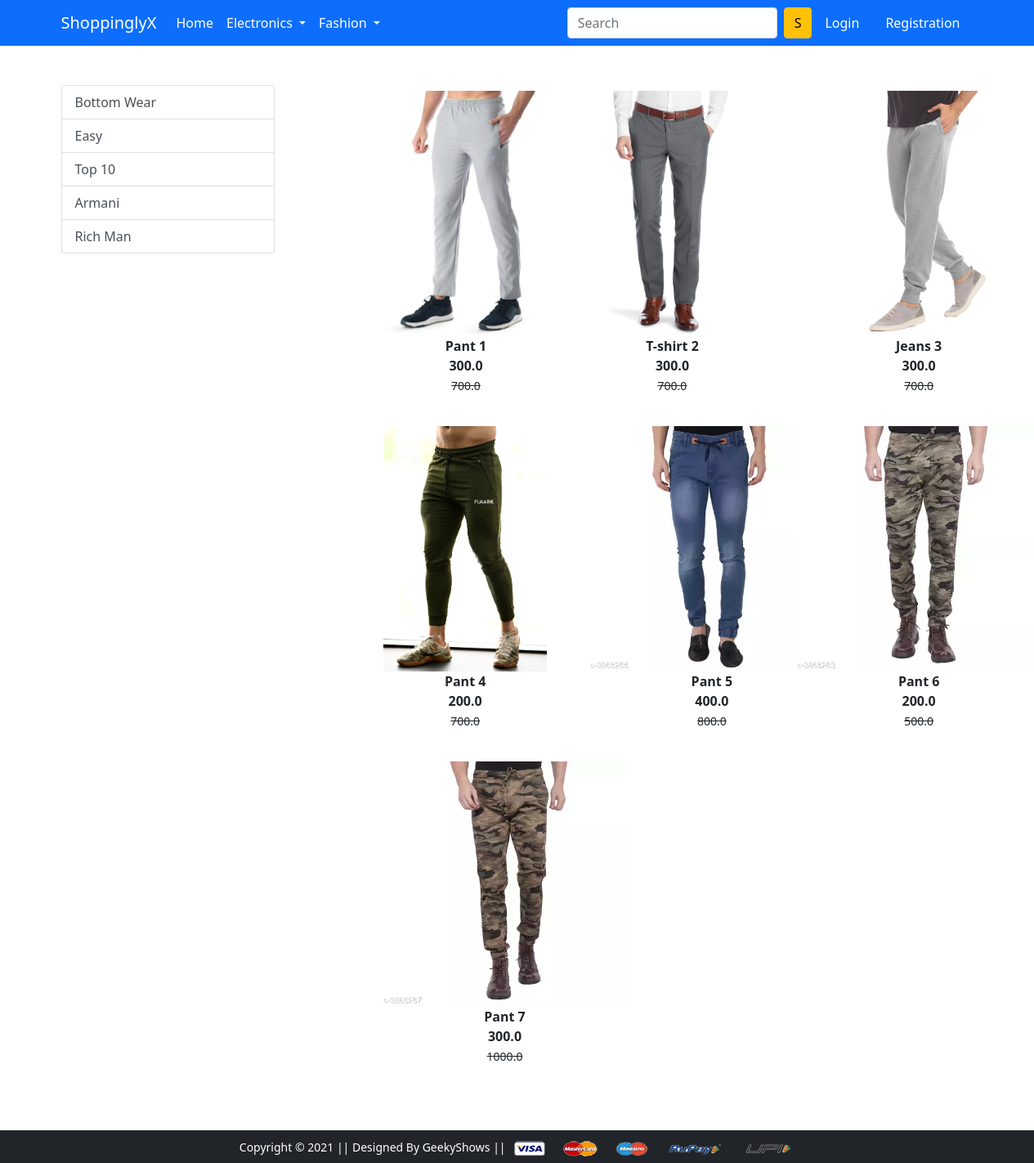
The app's page /bottomwear/ with its own data.
### app/models.py (models this page shows, shortened)
class Product(models.Model):
    title = models.CharField(max_length=100)
    selling_price = models.FloatField()
    discount_price =  models.FloatField()
    description = models.TextField()
    brand = models.CharField(max_length=50)
    category = models.CharField(choices=CATEGORY_CHOICES,max_length=2)
    product_img = models.ImageField(upload_to="productimg")

### app/views.py (the view)
# urls.py: path('bottomwear/', views.bottom_wear, name='bottomwear'),
def bottom_wear(request,data=None):
 if data == None:
  bottomwear = Product.objects.filter(category = "BW")
 elif data == "Easy" or data == "Armani" or data == 'Top10' or data == "Richman":
  bottomwear = Product.objects.filter(category = "BW").filter(brand = data)
 return render(request,'app/bottomwear.html',{"bottomwears":bottomwear})

### app/templates/app/bottomwear.html (shortened to what this page needs)
{% extends 'app/base.html' %}
{% load static %}
{% block main-content %}
<div class="container my-5">
 <div class="row">
  <div class="col-sm-3">
    <div class="list-group">
        <a href="{% url 'bottomwear' %}" class="list-group-item list-group-item-action" aria-current="true">Bottom Wear</a>
        <a href="{% url 'bottomweardata' 'Easy' %}" class="list-group-item list-group-item-action" aria-current="true">Easy</a>
        <a href="{% url 'bottomweardata' 'Top10' %}" class="list-group-item list-group-item-action" aria-current="true">Top 10</a>
        <a href="{% url 'bottomweardata' 'Armani' %}" class="list-group-item list-group-item-action" aria-current="true">Armani</a>
        <a href="{% url 'bottomweardata' 'Richman' %}" class="list-group-item list-group-item-action" aria-current="true">Rich Man</a>
    </div>
  </div>
  <div class="col-sm-8 offset-sm-1">
    <div class="row">
        {% for product in bottomwears %}
        <div class="col-sm-4 text-center mb-4">
            <a href="{% url 'product-detail' product.id %}" class="btn">
            <div class="item">
                <img src="{{product.product_img.url}}" alt="" height="300" class="">
                <div class="fw-bold">{{product.title}}</div>
                <div class="fw-bold">{{product.discount_price}}</div>
                <small class="fw-light text-decoration-line-through">{{product.selling_price}}</small>
            </div>
            </a>
        </div>
        {% endfor %}
    </div>
  </div>
 </div>
</div>
{% endblock main-content %}

### records on screen
Product: product_img (picture), title "Pant 1", discount_price "300.0", selling_price "700.0"
Product: product_img (picture), title "T-shirt 2", discount_price "300.0", selling_price "700.0"
Product: product_img (picture), title "Jeans 3", discount_price "300.0", selling_price "700.0"
Product: product_img (picture), title "Pant 4", discount_price "200.0", selling_price "700.0"
Product: product_img (picture), title "Pant 5", discount_price "400.0", selling_price "800.0"
Product: product_img (picture), title "Pant 6", discount_price "200.0", selling_price "500.0"
Product: product_img (picture), title "Pant 7", discount_price "300.0", selling_price "1000.0"
